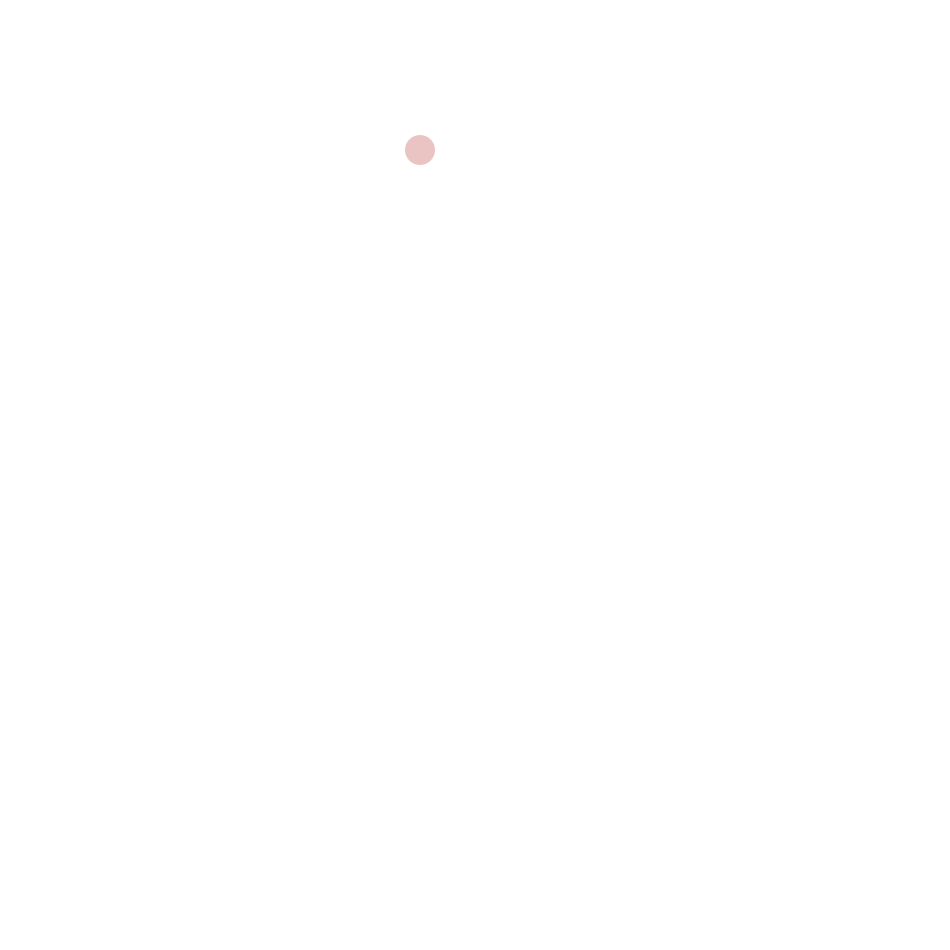
Frame 1 (no input)
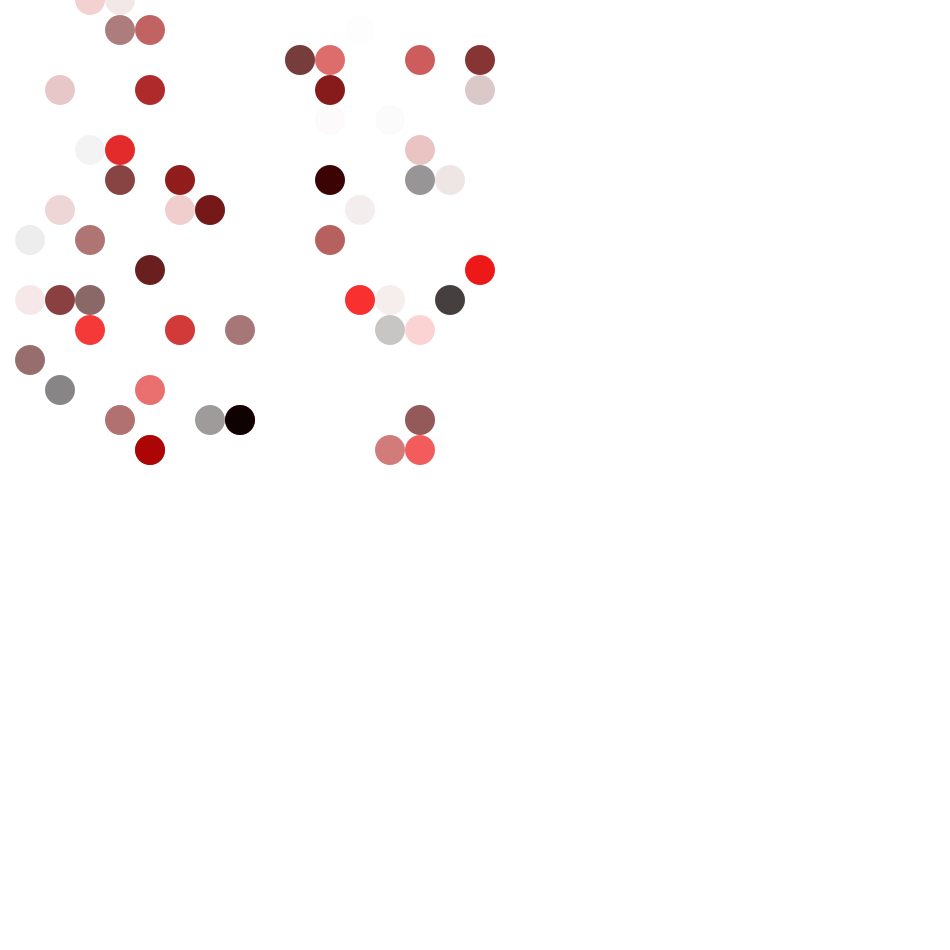
Frame 60 (the mouse pressed at the canvas centre just before this capture)
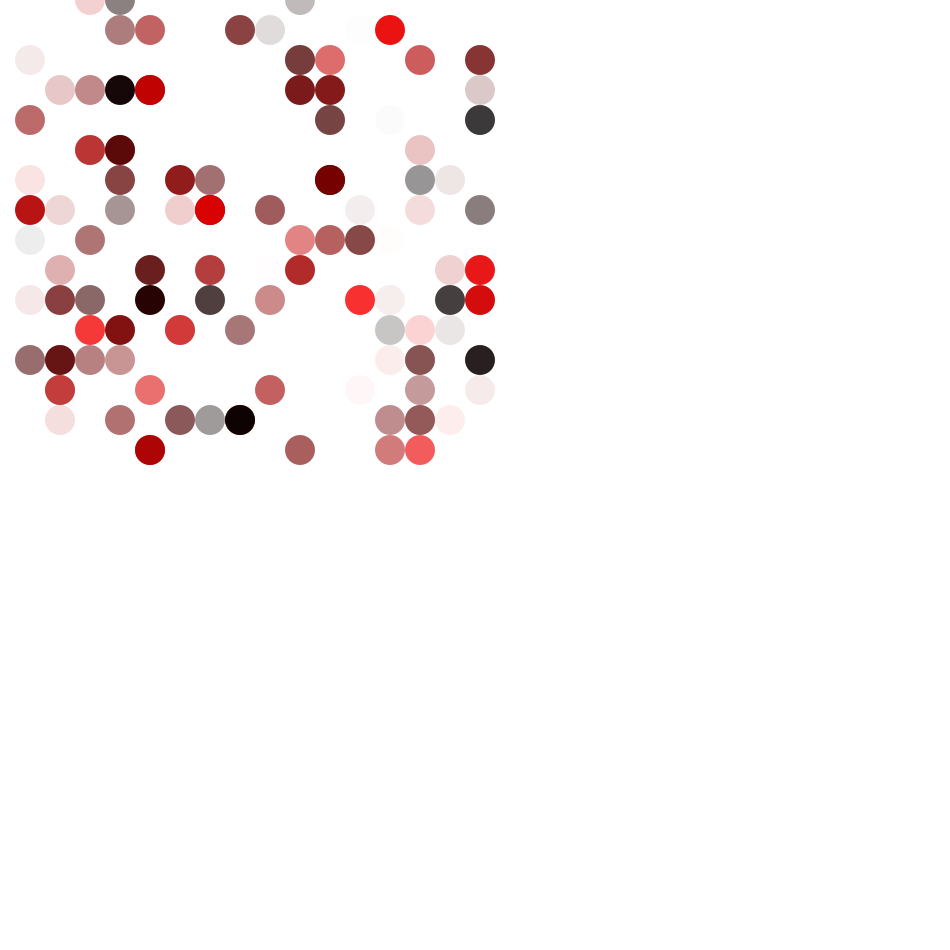
Frame 120 (the mouse held since frame 60 and released just before this capture)

The Processing sketch that drew these frames (run headless with seeded random() and noise(); from frame 60 on, the mouse is pressed at the canvas centre):

// Processing sketch: processing_159641
// ── processing_159641.pde

float counter = 0;
int diam = 30;
int stage = 0;
float counterTwo = 0;
int tTwo = 500;
int t= tTwo/2;

void setup() {
  size(950,950);
  background(255);
  noStroke();
}
void mousePressed() {
  background(255);
}

void draw() {
  if (counterTwo<tTwo) {
    counterTwo ++;
    float r = random(255);
    float g = random(255);
    float b = random(255);
    float a = random(255);

    if (stage==0) {
      float xPos = int(random(.5*width/diam))*diam;
      float yPos = int(random(.5*height/diam))*diam;
      if (counter<t) {
        counter++;
        fill(r, 0, 0, a);
        ellipse(xPos+diam, yPos, diam, diam);
      } else {
        counter = 0;
        stage = 1;
      }
    } else if (stage==1) {
      if (counter<t) {
        float xPos = int(random(.5*width/diam, width/diam))*diam;
        float yPos = int(random(.5*height/diam, height/diam))*diam;
        counter++;
        fill(0, g, 0, a);
        ellipse(xPos+diam, yPos+diam, diam, diam);
      } else {
        counter=0;
        stage=2;
      }
    } else if (stage==2) {
      float xPos = int(random(.5*width/diam))*diam;
      float yPos = int(random(.5*height/diam, height/diam ))*diam;
      if (counter<t) {
        counter++;
        fill(0, 0, b, a);
        ellipse(xPos, yPos+diam, diam, diam);
      } else {
        counter=0;
        stage=3;
      }
    } else if (stage==3) {
      float xPos = int(random(.5*width/diam, width/diam))*diam;
      float yPos = int(random(.5*height/diam))*diam;
      if (counter<t) {
        counter++;
        fill(r, g, b, a);
        ellipse(xPos+diam, yPos, diam, diam);
      } else {
        counter=0;
        stage=0;
      }
    }
  } else { 
    counterTwo ++;
    float r = random(255);
    float g = random(255);
    float b = random(255);
    float a = random(255);
    if (stage==0) {
      float xPos = int(random(.5*width/diam))*diam;
      float yPos = int(random(.5*height/diam))*diam;
      if (counter<t) {
        counter++;
        fill(r, 0, 0, a);
        rect(xPos+.5*diam, yPos+.5*diam, diam, diam);
      } else {
        counter = 0;
        stage = 1;
      }
    } else if (stage==1) {
      if (counter<t) {
        float xPos = int(random(.5*width/diam, width/diam))*diam;
        float yPos = int(random(.5*height/diam, height/diam))*diam;
        counter++;
        fill(0, g, 0, a);
        rect(xPos+.5*diam, yPos+.5*diam, diam, diam);
      } else {
        counter=0;
        stage=2;
      }
    } else if (stage==2) {
      float xPos = int(random(.5*width/diam))*diam;
      float yPos = int(random(.5*height/diam, height/diam ))*diam;
      if (counter<t) {
        counter++;
        fill(0, 0, b, a);
        rect(xPos+.5*diam, yPos+.5*diam, diam, diam);
      } else {
        counter=0;
        stage=3;
      }
    } else if (stage==3) {
      float xPos = int(random(.5*width/diam, width/diam))*diam;
      float yPos = int(random(.5*height/diam))*diam;
      if (counter<t) {
        counter++;
        fill(r, g, b, a);
        rect(xPos+.5*diam, yPos-.5*diam, diam, diam);
      } else {
        counter=0;
        stage=0;
      }
    }
    if (counterTwo==2*tTwo) {
      counterTwo = 0;
    }
  }
}
